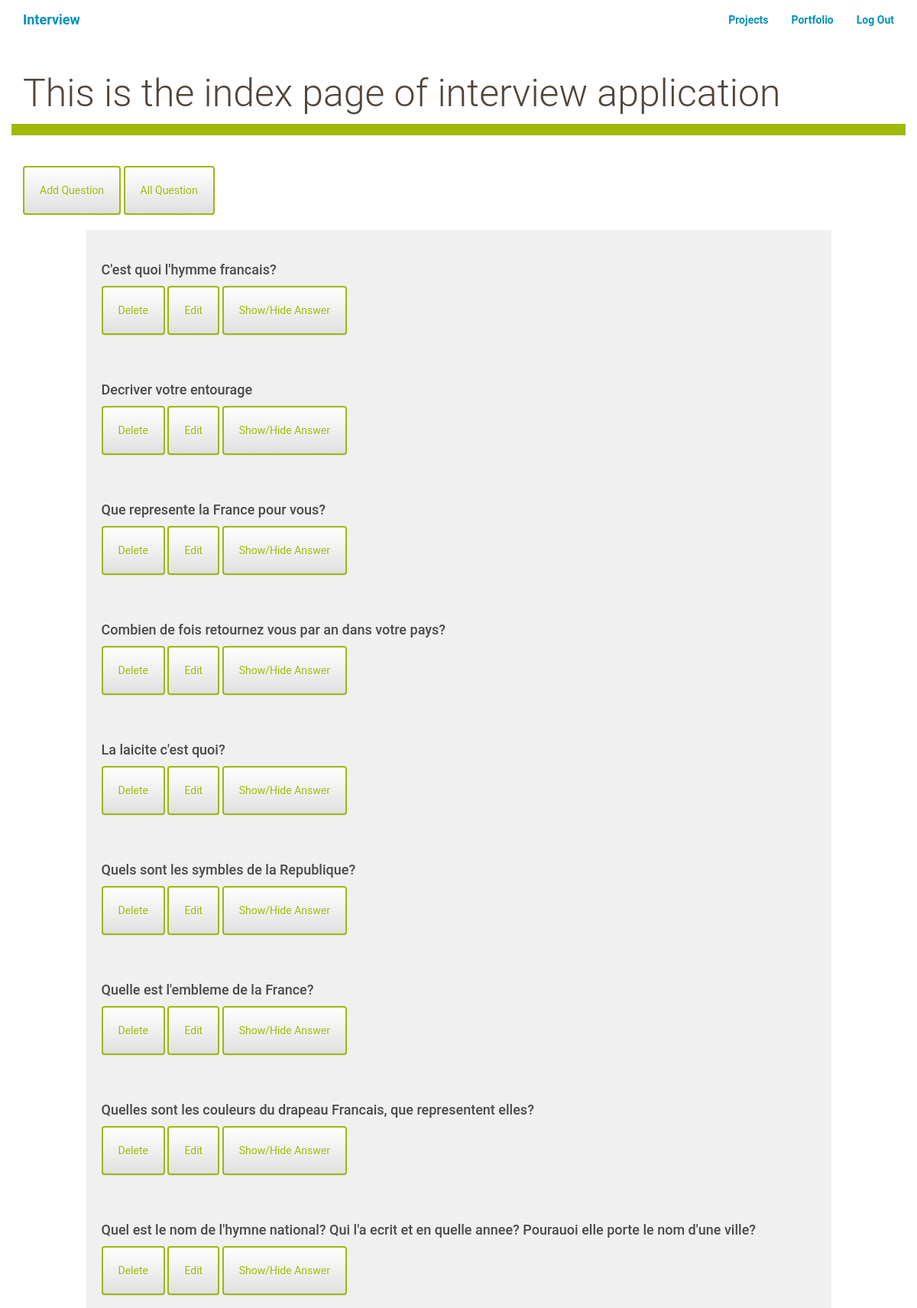
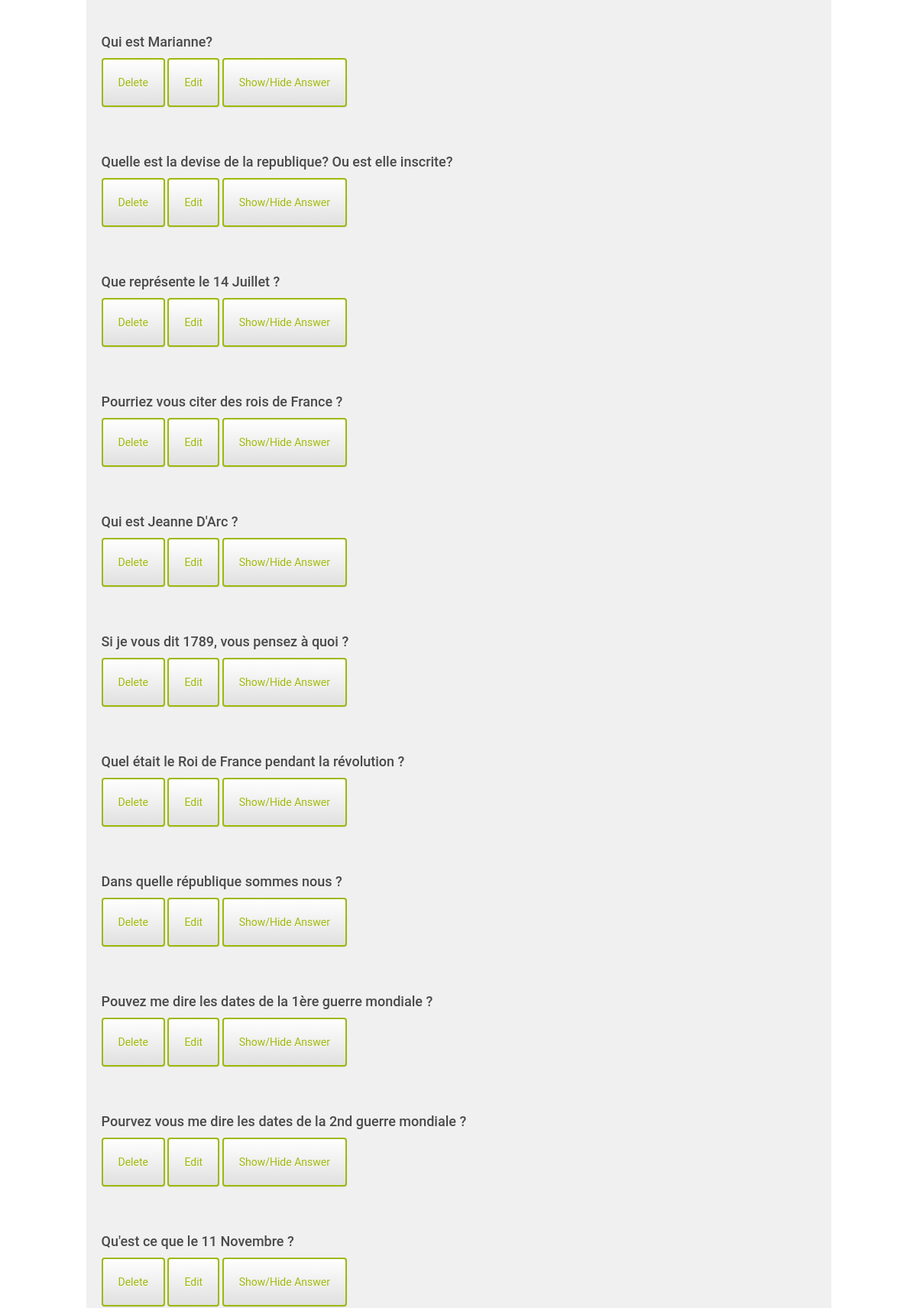
Screenshot of /interview/all/ (signed in, upper part) with the database file from the repository (2 pictures, top to bottom).
### interview/models.py (models this page shows, shortened)
class Question(models.Model):
    id = models.IntegerField(primary_key = True)
    question = models.TextField()
    answer = models.TextField(default="")
    BOOL_CHOICES = ((True, 'job'), (False, 'nationality'))
    option = models.BooleanField(choices=BOOL_CHOICES,default=False)

### interview/views.py (the view)
@login_required
def allQuestion(request):
    if request.method == 'GET':
        questions = Question.objects.all()
        return render(request,'interview/interview_all.html', {'questions': questions})

### interview/templates/interview/interview_all.html (shortened to what this page needs)
{% extends "interview/interview_base.html" %}
{% block content %}
<h1> This is the index page of interview application</h1>
<div class="row divider green">
	<div class="col-md-12">
	</div>
</div>
<br>
<br>
<a href="{% url 'interview:interview_add'%}">
  <button class="btn btn-default" id="next-question">Add Question
  </button>
</a>
<a href="{% url 'interview:interview_all'%}">
  <button class="btn btn-default" id="next-question">All Question
  </button>
</a>
<br>
<br>
{% for question in questions %}
    <div class="row">
      <div class="col-md-1"></div>
      <div class="col-md-10 restaurant-list">
          <h3>{{question.question}}</h3>
  <a href="{% url 'interview:interview_delete' question_id=question.id %}">
    <button class="btn btn-default" id="next-question">Delete</button>
  </a>
  <a href="{% url 'interview:interview_edit' question_id=question.id %}">
    <button class="btn btn-default" id="next-question">Edit</button>
  </a>
	  <button class="btn btn-default toggle button" id="button_{{question.id}}">Show/Hide Answer</button>
		<br>
      </div>
      <div class="col-md-1"></div>
    </div>
{% endfor %}
{% endblock%}

### restorecommand/static/css/styles.css (style rules this page uses)
* { font-family: "Helvetica Neue Bold", Roboto, Helvetica, Arial, sans-serif; font-weight: 700; }
h1 { font-family: "Helvetica Neue Light", Roboto, Helvetica, Arial, sans-serif; font-size: 50px; color: #51453B; line-height: 60px; font-weight: 300; }
h3 { font-size: 18px; color: #4A4A4A; line-height: 23px; }
a { font-size: 14px; color: #0093B9; line-height: 17px; }
.btn { padding: 20px; margin: 0; border-color: #9FB80A; border-width: 2px; color: #9FB80A;; }
.divider { height: 15px; }
.divider.green { background-color: #9FB80A; }
.restaurant-list { background-color: #F0F0F0; padding: 20px; u }

### rows the page displays
Question: question "C'est quoi l'hymme francais?"
Question: question "Decriver votre entourage"
Question: question "Que represente la France pour vous?"
Question: question "Combien de fois retournez vous par an dans votre pays?"
Question: question "La laicite c'est quoi?"
Question: question "Quels sont les symbles de la Republique?"
Question: question "Quelle est l'embleme de la France?"
Question: question "Quelles sont les couleurs du drapeau Francais, que representent elles?"
Question: question "Quel est le nom de l'hymne national? Qui l'a ecrit et en quelle annee? Pourauoi elle porte le nom d'une ville?"
Question: question "Qui est Marianne?"
Question: question "Quelle est la devise de la republique? Ou est elle inscrite?"
Question: question "Que représente le 14 Juillet ?"
Question: question "Pourriez vous citer des rois de France ?"
Question: question "Qui est Jeanne D'Arc ?"
Question: question "Si je vous dit 1789, vous pensez à quoi ?"
Question: question "Quel était le Roi de France pendant la révolution ?"
Question: question "Dans quelle république sommes nous ?"
Question: question "Pouvez me dire les dates de la 1ère guerre mondiale ?"
Question: question "Pourvez vous me dire les dates de la 2nd guerre mondiale ?"
Question: question "Qu'est ce que le 11 Novembre ?"
